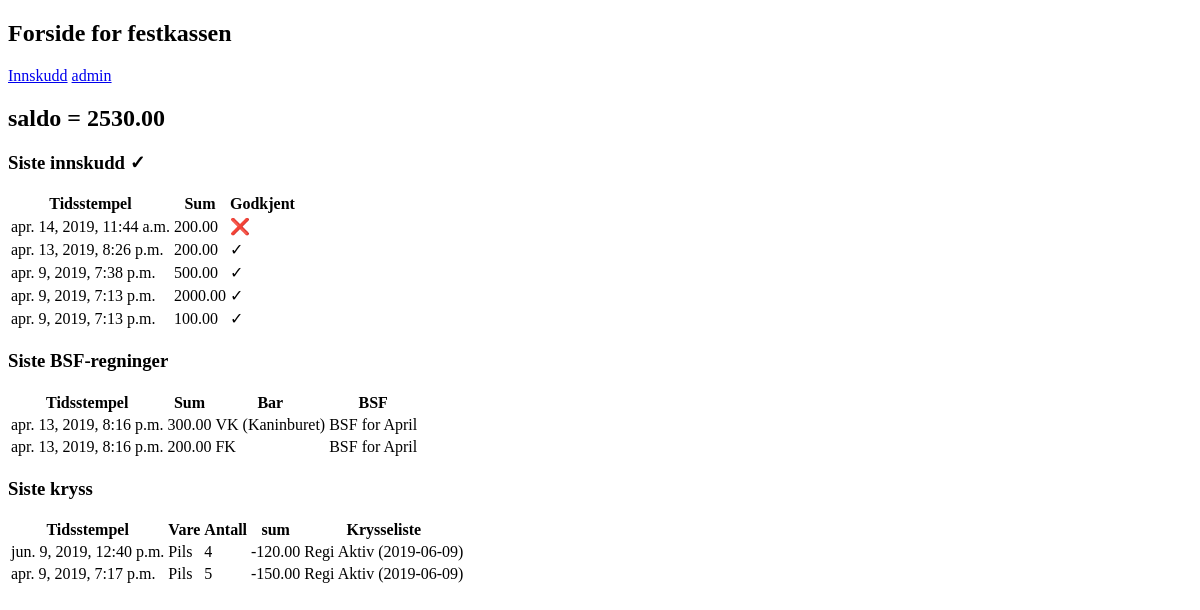
Before: /intern/festkassen/ (signed in) with the older database file.
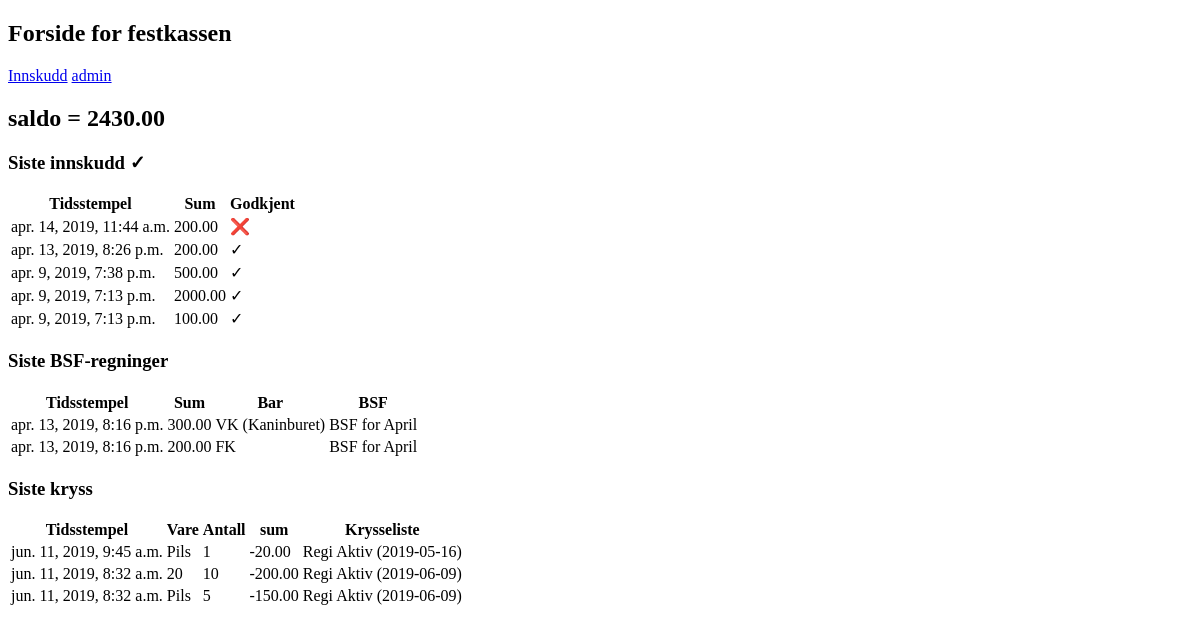
After: the same page with the newer database file.
### festkassen/models.py (models this page shows, shortened)
class Transaksjon(models.Model):
    tidsstempel = models.DateTimeField(default=timezone.now)
    festkassekonto = models.ForeignKey(Festkassekonto, on_delete=models.CASCADE)
    kommentar = models.CharField(max_length=200, blank=True, null=True)
    class Meta:
        abstract = True

class Innskudd(Transaksjon):
    belop = models.DecimalField(max_digits=9, decimal_places=2)
    godkjent = models.BooleanField(default=False)
    er_utlegg = models.BooleanField(default=False)
    def sum(self):
        return self.belop
    class Meta:
        verbose_name_plural = "Innskudd"

class BSFregning(Transaksjon):
    bsf = models.ForeignKey(BSF, on_delete=models.CASCADE)
    bar = models.ForeignKey(Bar, on_delete=models.CASCADE)
    belop = models.DecimalField(max_digits=9, decimal_places=2, default=0)
    def sum(self):
        return self.belop
    class Meta:
        verbose_name_plural = "BSF-regninger"
        verbose_name = "BSF-regning"

class Bar(models.Model):
    gjengnavn = models.CharField(max_length=100)
    barnavn = models.CharField(max_length=100, blank=True, null=True)
    aktiv = models.BooleanField(default=True)
    class Meta:
        verbose_name_plural = "Barer"
    def __str__(self):
        if self.barnavn:
            return "%s (%s)" % (self.gjengnavn, self.barnavn)
        elif self.gjengnavn:
            return self.gjengnavn
        else:
            return "Ukjent Bar"

class BSF(models.Model):
    beskrivelse = models.CharField(max_length=200, blank=True, null=True)
    dato = models.DateField(default=timezone.now)
    class Meta:
        verbose_name_plural = "BSFer"
    def __str__(self):
        return str(self.beskrivelse)

class Kryss(Transaksjon):
    vare = models.ForeignKey(Vare, on_delete=models.CASCADE)
    antall = models.PositiveIntegerField()
    stykkpris = models.DecimalField(max_digits=9, decimal_places=2, default=0)
    krysseliste = models.ForeignKey(Krysseliste, on_delete=models.CASCADE)
    def sum(self):
        if self.vare.er_additiv:
            return self.antall*self.stykkpris
        else:
            return -self.antall*self.stykkpris
    class Meta:
        verbose_name_plural = "Kryss"

class Vare(models.Model):
    navn = models.CharField(max_length=50)
    beskrivelse = models.CharField(max_length=200, null=True, blank=True)
    standardpris = models.DecimalField(decimal_places=2, max_digits=7, default=0)
    prioritet = models.IntegerField(default=10,
                                    help_text= """
                                    Bestemmer hvilken kolonne varen skal stå i på en liste
                                    En lavere verdi vil putte varen lengre til venstre
                                    på en liste
                                    """)
    er_additiv = models.BooleanField(
        default=False,
        verbose_name="Er additiv",
        help_text="""Hvis denne boksen er krysset av
            vil prisen av varen LEGGES TIL festkassekontoens saldo.
            Dersom den ikke er krysset av vil prisen TREKKES FRA
            festkassekontoens saldo"""
    )
    class Meta:
        verbose_name_plural = "Varer"
    def __str__(self):
        return self.navn

class Krysseliste(models.Model):
    listedato = models.DateField(default=timezone.now)
    opprettet_av = models.ForeignKey(User, on_delete=models.CASCADE)
    type = models.ForeignKey(Krysselistetype, on_delete=models.CASCADE)
    class Meta:
        verbose_name_plural = "Krysselister"
    def __str__(self):
        return "%s (%s)" % (self.type, str(self.listedato))

class Krysselistetype(models.Model):
    navn = models.CharField(max_length=100)
    beskrivelse = models.CharField(max_length=200, blank=True, null=True)
    festkassekontoer_paa_lista = models.ManyToManyField(Festkassekonto)
    varer = models.ManyToManyField(Vare)
    class Meta:
        verbose_name_plural = "Krysselistetyper"
    def __str__(self):
        return self.navn

### festkassen/views/offentlig.py (the view)
# urls.py: path('', views.forside, name='forside'),
@login_required
@user_passes_test(har_brukeren_festkassekonto)
def forside(request):
    festkassekonto = Festkassekonto.objects.get(regiweb_bruker=request.user)
    innskudd = Innskudd.objects.filter(festkassekonto=festkassekonto).order_by('-tidsstempel')
    bsf_regninger = BSFregning.objects.filter(festkassekonto=festkassekonto).order_by('-tidsstempel')
    kryss = Kryss.objects.filter(festkassekonto=festkassekonto).order_by('-tidsstempel')
    saldo = festkassekonto.saldo()
    context = {
        'innskudd': innskudd,
        'bsf_regninger': bsf_regninger,
        'kryss': kryss,
        'saldo': saldo
    }
    return render(request, 'festkassen/forside.html', context)

### festkassen/models.py (called while the page is built)
    def saldo(self):
        kryss = Kryss.objects.filter(festkassekonto=self)
        innskudd = Innskudd.objects.filter(festkassekonto=self).filter(godkjent=True)
        transaksjoner = itertools.chain(kryss, innskudd)
        saldo = sum([transaksjon.sum() for transaksjon in transaksjoner])
        return saldo

### festkassen/views/admin.py (called while the page is built)
def har_brukeren_festkassekonto(user):
    return Festkassekonto.objects.filter(regiweb_bruker=user).exists()

### templates/festkassen/forside.html (shortened to what this page needs)
<!DOCTYPE html>
<html lang="en">
<head>
</head>
<body>
    <h2>Forside for festkassen</h2>
    <a href="{% url 'festkassen:innskudd' %}">Innskudd</a>
    <a href="{% url 'festkassen:admin' %}">admin</a>
    <h2>saldo = {{ saldo }}</h2>
    <h3> Siste innskudd &#10003</h3>
    <table>
        <tr>
            <th>Tidsstempel</th>
            <th>Sum</th>
            <th>Godkjent</th>
        </tr>
        {% for i in innskudd %}
            <tr>
                <td>{{ i.tidsstempel }}</td>
                <td>{{ i.sum }}</td>
                <td>
                    {% if i.godkjent %}
                        &#10003
                    {% else %}
                        &#10060
                    {% endif %}
                </td>
            </tr>
        {% endfor %}
    </table>
    <h3> Siste BSF-regninger </h3>
    <table>
        <tr>
            <th>Tidsstempel</th>
            <th>Sum</th>
            <th>Bar</th>
            <th>BSF</th>
        </tr>
        {% for i in bsf_regninger %}
            <tr>
                <td>{{ i.tidsstempel }}</td>
                <td>{{ i.sum }}</td>
                <td>{{ i.bar }}</td>
                <td>{{ i.bsf }}</td>
            </tr>
        {% endfor %}
    </table>
    <h3> Siste kryss </h3>
    <table>
        <tr>
            <th>Tidsstempel</th>
            <th>Vare</th>
            <th>Antall</th>
            <th>sum</th>
            <th>Krysseliste</th>
        </tr>
        {% for i in kryss %}
            <tr>
                <td>{{ i.tidsstempel }}</td>
                <td>{{ i.vare }}</td>
                <td>{{ i.antall }}</td>
                <td>{{ i.sum }}</td>
                <td>{{ i.krysseliste }}</td>
            </tr>
        {% endfor %}
    </table>
</body>
</html>

Changed rows visible on the page:
removed Kryss: tidsstempel "jun. 9, 2019, 12:40 p.m.", vare "Pils", antall "4", sum "-120.00", krysseliste "Regi Aktiv (2019-06-09)"
removed Kryss: tidsstempel "apr. 9, 2019, 7:17 p.m.", vare "Pils", antall "5", sum "-150.00", krysseliste "Regi Aktiv (2019-06-09)"
added Kryss: tidsstempel "jun. 11, 2019, 9:45 a.m.", vare "Pils", antall "1", sum "-20.00", krysseliste "Regi Aktiv (2019-05-16)"
added Kryss: tidsstempel "jun. 11, 2019, 8:32 a.m.", vare "20", antall "10", sum "-200.00", krysseliste "Regi Aktiv (2019-06-09)"
added Kryss: tidsstempel "jun. 11, 2019, 8:32 a.m.", vare "Pils", antall "5", sum "-150.00", krysseliste "Regi Aktiv (2019-06-09)"
Other visible differences:
{{ saldo }}: "2530.00" → "2430.00"
